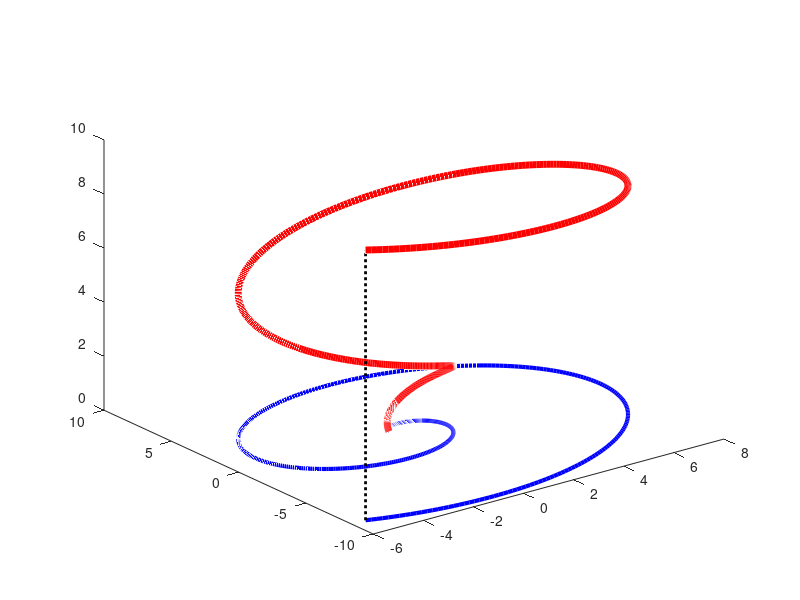

This chart was generated by the following MATLAB code: (Note: this script raises an error after producing the figure.)
  %% mydata_rotate3D
  % demo that produces an animated png picture in 3D; it rotates when openend in a browser, such as Firefox
  % the demo assumes that operating system can find the open-source animated png-assembler apngasm-2.91-bin-win64.exe
  % this assembler app is ran outside Matlab by Matlab function rotate3D
  
  close all
  z = linspace(0,10,500)'; y = z.*cos(z); x = z.*sin(z); % set data
  
  Hfig = figure; % assign figure-handle for use in rotate3D
  plot3(x, y, z, 'r', 'linewidth', 5) % make 3D plot of data-curve
  hold on % add to figure
  plot3(x, y, 0*z, 'b', 'linewidth', 3) % make projection of data-curve on x,y-plane
  plot3(x([end end],1),y([end end],1),z([1 end],1), ':k', 'linewidth', 2) % connect end-points of both curves
  
  Ax = gca; Ax.XColor = 'none'; Ax.YColor = 'none'; Ax.ZColor = 'none'; % hide all axes
  view([60 20]) % set viewing angle on xy-plane, while rotating around z-axis
  rotate3D(Hfig, 'mydata_rotate3D'); % this writes 100 files in subdir "frames", and deletes them after producing the output file
  % you first see a rotating Matlab-fig, where Matlab does the rotation inside Matlab
  % then frame-pictures are written; this takes a while, see progress in Matlab's command-window
  % these frame-pictures are then catenated in the animated png file that is included in a html file and rotates outside Matlab
  
  % write html-file that includes the animated png-file mydata_rotate3D.png
  oid = fopen('mydata_rotate3D.html', 'w+'); % open file for reading and writing and deletes old content   
  fprintf(oid, '<!DOCTYPE html><html><body><img src="mydata_rotate3D.png" width="800px"></body></html>\n');           
  fclose(oid);
  
  web('mydata_rotate3D.html','-browser'); % open html-file in browser

  pause(3) % edit this if you want to keep these files
  delete('mydata_rotate3D.html','mydata_rotate3D.png') % clean-up